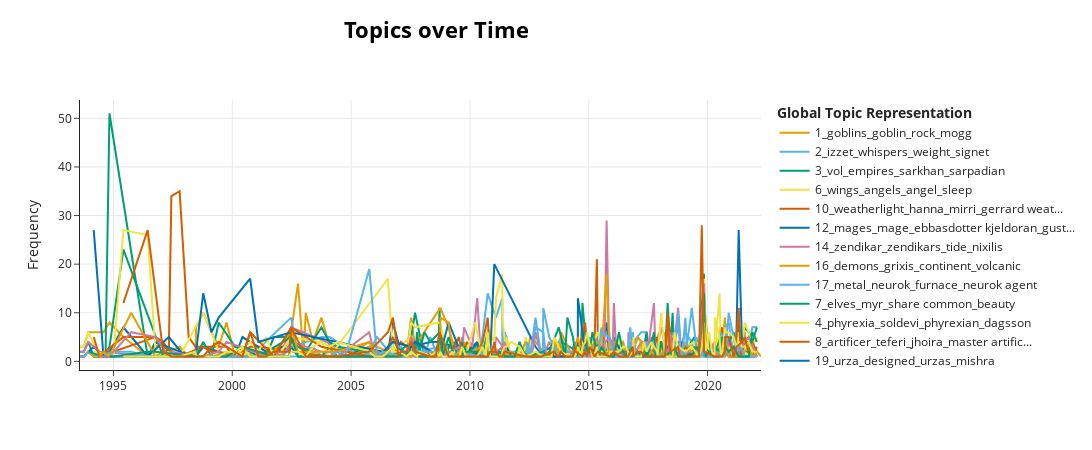

Notebook source saved alongside this figure:
### Code cell
topic_model.visualize_topics_over_time(topics_over_time, topics = [1,2,3,4,5,6,7,8,9,10,11,12,13,14,15,16,17,18,19])
